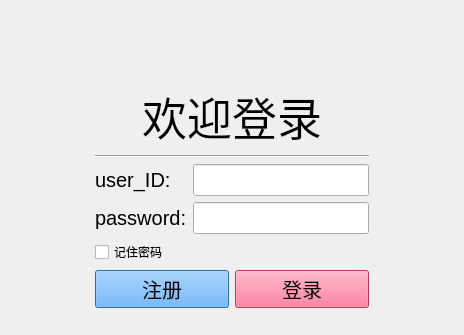
<?xml version="1.0" encoding="UTF-8"?>
<ui version="4.0">
 <class>Login</class>
 <widget class="QDialog" name="Login">
  <property name="geometry">
   <rect>
    <x>0</x>
    <y>0</y>
    <width>464</width>
    <height>335</height>
   </rect>
  </property>
  <property name="windowTitle">
   <string>Form</string>
  </property>
  <layout class="QGridLayout" name="gridLayout_7">
   <item row="0" column="1">
    <spacer name="verticalSpacer_2">
     <property name="orientation">
      <enum>Qt::Vertical</enum>
     </property>
     <property name="sizeHint" stdset="0">
      <size>
       <width>20</width>
       <height>72</height>
      </size>
     </property>
    </spacer>
   </item>
   <item row="1" column="0">
    <spacer name="horizontalSpacer_2">
     <property name="orientation">
      <enum>Qt::Horizontal</enum>
     </property>
     <property name="sizeHint" stdset="0">
      <size>
       <width>73</width>
       <height>20</height>
      </size>
     </property>
    </spacer>
   </item>
   <item row="1" column="1">
    <layout class="QGridLayout" name="gridLayout_6">
     <item row="1" column="0">
      <widget class="QCheckBox" name="checkBox">
       <property name="text">
        <string>记住密码</string>
       </property>
      </widget>
     </item>
     <item row="1" column="1">
      <spacer name="horizontalSpacer">
       <property name="orientation">
        <enum>Qt::Horizontal</enum>
       </property>
       <property name="sizeHint" stdset="0">
        <size>
         <width>40</width>
         <height>20</height>
        </size>
       </property>
      </spacer>
     </item>
     <item row="2" column="0" colspan="2">
      <layout class="QGridLayout" name="gridLayout_2">
       <item row="0" column="0">
        <widget class="QPushButton" name="btnSignUp">
         <property name="font">
          <font>
           <pointsize>15</pointsize>
          </font>
         </property>
         <property name="styleSheet">
          <string notr="true">background-color: rgb(85, 170, 255);</string>
         </property>
         <property name="text">
          <string>注册</string>
         </property>
        </widget>
       </item>
       <item row="0" column="1">
        <widget class="QPushButton" name="btnSignIn">
         <property name="font">
          <font>
           <pointsize>15</pointsize>
          </font>
         </property>
         <property name="styleSheet">
          <string notr="true">background-color: rgb(255, 85, 127);</string>
         </property>
         <property name="text">
          <string>登录</string>
         </property>
        </widget>
       </item>
      </layout>
     </item>
     <item row="0" column="0" colspan="2">
      <layout class="QGridLayout" name="gridLayout_3">
       <item row="0" column="0" alignment="Qt::AlignHCenter">
        <widget class="QLabel" name="label">
         <property name="minimumSize">
          <size>
           <width>0</width>
           <height>0</height>
          </size>
         </property>
         <property name="font">
          <font>
           <pointsize>-1</pointsize>
           <weight>50</weight>
           <italic>false</italic>
           <bold>false</bold>
          </font>
         </property>
         <property name="styleSheet">
          <string notr="true">#label{font:45px;}</string>
         </property>
         <property name="text">
          <string>欢迎登录</string>
         </property>
        </widget>
       </item>
       <item row="2" column="0">
        <layout class="QGridLayout" name="gridLayout">
         <item row="0" column="1">
          <widget class="QLineEdit" name="lineEdit_number">
           <property name="font">
            <font>
             <pointsize>15</pointsize>
            </font>
           </property>
          </widget>
         </item>
         <item row="1" column="0">
          <widget class="QLabel" name="label_3">
           <property name="font">
            <font>
             <pointsize>15</pointsize>
            </font>
           </property>
           <property name="text">
            <string>password:</string>
           </property>
          </widget>
         </item>
         <item row="0" column="0">
          <widget class="QLabel" name="label_2">
           <property name="font">
            <font>
             <pointsize>15</pointsize>
            </font>
           </property>
           <property name="text">
            <string>user_ID:</string>
           </property>
          </widget>
         </item>
         <item row="1" column="1">
          <widget class="QLineEdit" name="lineEdit_password">
           <property name="font">
            <font>
             <pointsize>15</pointsize>
            </font>
           </property>
          </widget>
         </item>
        </layout>
       </item>
       <item row="1" column="0">
        <widget class="Line" name="line">
         <property name="orientation">
          <enum>Qt::Horizontal</enum>
         </property>
        </widget>
       </item>
      </layout>
     </item>
    </layout>
   </item>
   <item row="1" column="2">
    <spacer name="horizontalSpacer_3">
     <property name="orientation">
      <enum>Qt::Horizontal</enum>
     </property>
     <property name="sizeHint" stdset="0">
      <size>
       <width>72</width>
       <height>20</height>
      </size>
     </property>
    </spacer>
   </item>
   <item row="2" column="1">
    <spacer name="verticalSpacer">
     <property name="orientation">
      <enum>Qt::Vertical</enum>
     </property>
     <property name="sizeHint" stdset="0">
      <size>
       <width>20</width>
       <height>11</height>
      </size>
     </property>
    </spacer>
   </item>
  </layout>
 </widget>
 <resources/>
 <connections/>
</ui>
